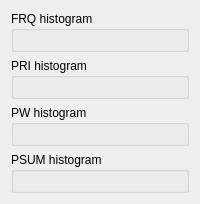
     <widget class="QWidget" name="tab_12">
      <attribute name="title">
       <string>Plots</string>
      </attribute>
      <layout class="QGridLayout" name="gridLayout_13">
       <item row="1" column="2">
        <layout class="QGridLayout" name="gridLayout_9">
         <item row="0" column="2">
          <layout class="QVBoxLayout" name="verFRQHisto">
           <item>
            <widget class="QGroupBox" name="groupBox_11">
             <property name="title">
              <string>FRQ histogram</string>
             </property>
             <layout class="QGridLayout" name="gridLayout_10">
              <item row="0" column="0">
               <widget class="QCustomPlot" name="widgFRQ" native="true"/>
              </item>
             </layout>
            </widget>
           </item>
          </layout>
         </item>
         <item row="1" column="1">
          <layout class="QVBoxLayout" name="verPRI"/>
         </item>
         <item row="0" column="0">
          <layout class="QVBoxLayout" name="verToa"/>
         </item>
         <item row="1" column="0">
          <layout class="QVBoxLayout" name="verPaPeak"/>
         </item>
         <item row="2" column="0">
          <layout class="QVBoxLayout" name="verPWTwo"/>
         </item>
         <item row="2" column="1">
          <layout class="QVBoxLayout" name="verPWOne"/>
         </item>
         <item row="1" column="2">
          <layout class="QVBoxLayout" name="verPRIHisto">
           <item>
            <widget class="QGroupBox" name="groupBox_12">
             <property name="title">
              <string>PRI histogram</string>
             </property>
             <layout class="QGridLayout" name="gridLayout_7">
              <item row="0" column="0">
               <widget class="QCustomPlot" name="widgPRI" native="true"/>
              </item>
             </layout>
            </widget>
           </item>
          </layout>
         </item>
         <item row="0" column="1">
          <layout class="QVBoxLayout" name="verFrq"/>
         </item>
         <item row="3" column="1">
          <layout class="QVBoxLayout" name="verPASum"/>
         </item>
         <item row="2" column="2">
          <layout class="QVBoxLayout" name="verPWHisto">
           <item>
            <widget class="QGroupBox" name="groupBox_13">
             <property name="title">
              <string>PW histogram</string>
             </property>
             <layout class="QGridLayout" name="gridLayout_11">
              <item row="0" column="0">
               <widget class="QCustomPlot" name="widgPW" native="true"/>
              </item>
             </layout>
            </widget>
           </item>
          </layout>
         </item>
         <item row="3" column="2">
          <layout class="QVBoxLayout" name="verPASumHisto">
           <item>
            <widget class="QGroupBox" name="groupBox_14">
             <property name="title">
              <string>PSUM histogram</string>
             </property>
             <layout class="QGridLayout" name="gridLayout_14">
              <item row="0" column="0">
               <widget class="QCustomPlot" name="widgPSUM" native="true"/>
              </item>
             </layout>
            </widget>
           </item>
          </layout>
         </item>
         <item row="3" column="0">
          <layout class="QVBoxLayout" name="verChannel"/>
         </item>
        </layout>
       </item>
      </layout>
     </widget>
